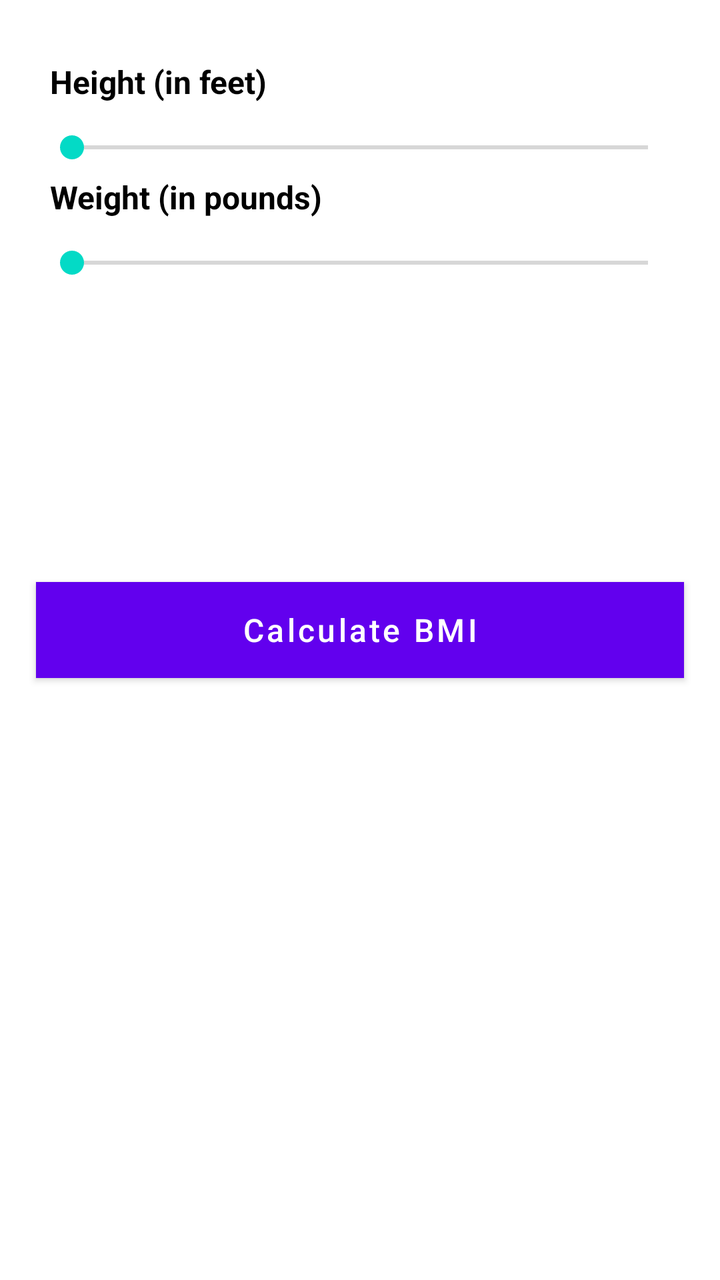
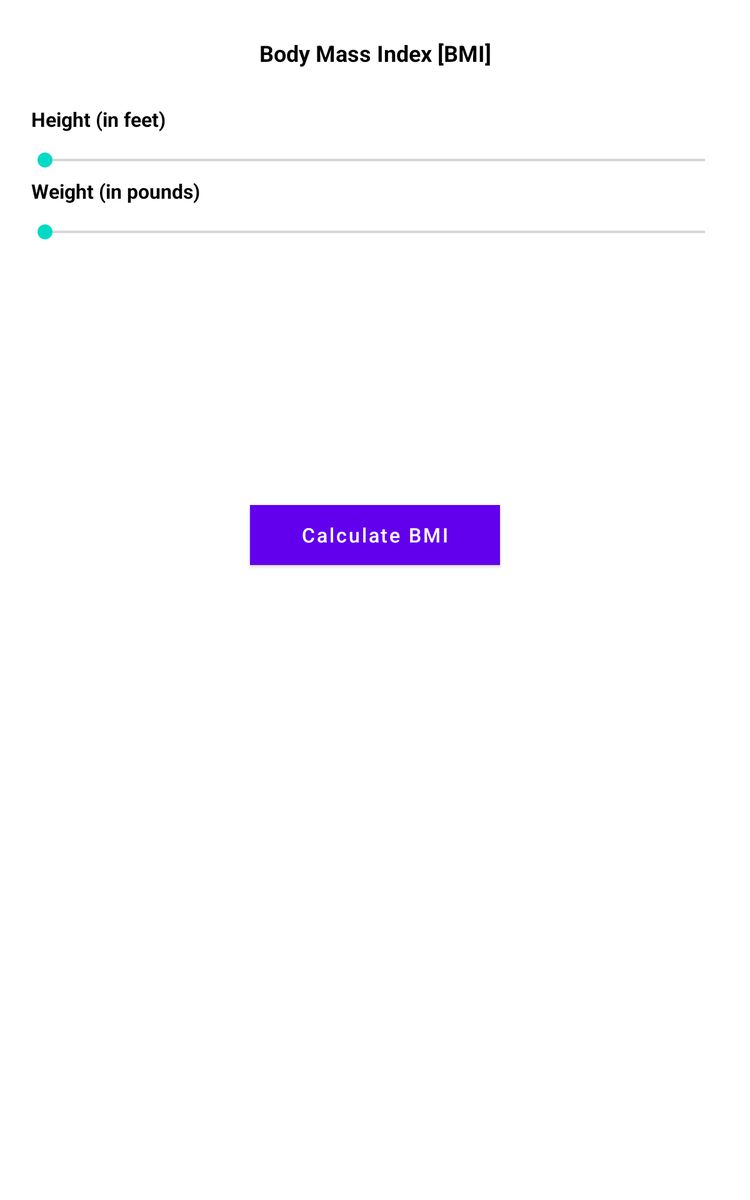

An Android layout and its configuration variant, each rendered on a device that would load it. The default file and the variant file are quoted in full after the pictures.
<!-- AndroidManifest.xml: fallback theme Theme.MaterialComponents.DayNight.NoActionBar -->
<!-- res/layout/activity_bmi.xml -->
<LinearLayout xmlns:android="http://schemas.android.com/apk/res/android"
    android:layout_width="match_parent"
    android:layout_height="match_parent"
    android:orientation="vertical">

    <RelativeLayout
        android:layout_width="match_parent"
        android:layout_height="@dimen/body_height"
        android:background="@color/white"
        android:orientation="vertical">

        <LinearLayout
            android:id="@+id/bmi_buttong_layout_holder"
            android:layout_width="fill_parent"
            android:layout_height="wrap_content"
            android:layout_gravity="center"
            android:layout_marginLeft="@dimen/marginSizeMedium"
            android:layout_marginRight="@dimen/marginSizeMedium"
            android:layout_marginTop="@dimen/marginSizeLarge"
            android:orientation="vertical">

            <LinearLayout
                android:layout_width="wrap_content"
                android:layout_height="wrap_content"
                android:layout_gravity="center_vertical"
                android:gravity="center_vertical"
                android:orientation="horizontal">
                
                <TextView
                    android:layout_width="match_parent"
                    android:layout_height="wrap_content"
                    android:layout_margin="@dimen/marginSizeMicroPlus"
                    android:text="@string/bmi_heighet_in_feets_txt"
                    android:textColor="@color/Black"
                    android:textSize="@dimen/textSizeMedium"
                    android:textStyle="bold" />

                <TextView
                    android:id="@+id/bmi_height_in_feets_tv"
                    android:layout_width="match_parent"
                    android:layout_height="wrap_content"
                    android:layout_margin="@dimen/marginSizeMicroPlus"
                    android:textColor="@color/Black"
                    android:textSize="@dimen/textSizeMedium"
                    android:textStyle="bold" />
            </LinearLayout>

            <SeekBar
                android:id="@+id/bmi_height_seekbar"
                android:layout_width="match_parent"
                android:layout_height="wrap_content"
                android:layout_alignParentLeft="true"
                android:layout_alignParentStart="true"
                android:layout_marginTop="@dimen/marginSizeMicroPlusPlus" />
            
            <LinearLayout
                android:layout_width="wrap_content"
                android:layout_height="wrap_content"
                android:orientation="horizontal">

                <TextView
                    android:layout_width="match_parent"
                    android:layout_height="wrap_content"
                    android:layout_margin="@dimen/marginSizeMicroPlus"
                    android:text="@string/bmi_weight_in_pounds_txt"
                    android:textColor="@color/Black"
                    android:textSize="@dimen/textSizeMedium"
                    android:textStyle="bold" />

                <TextView
                    android:id="@+id/bmi_weight_pounds_tv"
                    android:layout_width="match_parent"
                    android:layout_height="wrap_content"
                    android:layout_margin="@dimen/marginSizeMicroPlus"
                    android:textColor="@color/Black"
                    android:textSize="@dimen/textSizeMedium"
                    android:textStyle="bold" />
            </LinearLayout>

            <SeekBar
                android:id="@+id/bmi_weighet_seekbar"
                android:layout_width="match_parent"
                android:layout_height="wrap_content"
                android:layout_alignParentLeft="true"
                android:layout_alignParentStart="true"
                android:layout_marginTop="@dimen/marginSizeMicroPlusPlus" />
        </LinearLayout>

        <Button
            android:id="@+id/bmi_calcluate_bmi_btn"
            android:layout_width="fill_parent"
            android:layout_height="@dimen/md_button_height"
            android:layout_alignParentBottom="true"
            android:layout_centerHorizontal="true"
            android:layout_marginBottom="@dimen/stdGutterSizeMed"
            android:layout_marginLeft="@dimen/stdGutterSizeMed"
            android:layout_marginRight="@dimen/stdGutterSizeMed"
            android:background="@color/cornerstone_blue4"
            android:text="@string/bmi_cal_button_txt"
            android:textAllCaps="false"
            android:textColor="@color/white"
            android:textSize="@dimen/textSizeMedium" />
        
        <TextView
            android:id="@+id/bmi_result_tv"
            android:layout_width="wrap_content"
            android:layout_height="wrap_content"
            android:layout_below="@id/bmi_buttong_layout_holder"
            android:layout_centerHorizontal="true"
            android:layout_marginTop="@dimen/marginSizeSmall"
            android:gravity="center"
            android:textColor="@color/crs_primary_color"
            android:textSize="@dimen/textSizeXXLLarge"
            android:textStyle="bold" />

        <TextView
            android:id="@+id/bmi_result_text"
            android:layout_width="wrap_content"
            android:layout_height="wrap_content"
            android:layout_above="@id/bmi_calcluate_bmi_btn"
            android:layout_below="@id/bmi_result_tv"
            android:layout_centerHorizontal="true"
            android:textColor="@color/cornerstone_black"
            android:textSize="@dimen/textSizeLargePlus" />
    </RelativeLayout>
</LinearLayout>
<!-- resources referenced by this layout -->
<resources>
  <color name="Black">#000000</color>
  <color name="cornerstone_black">#343434</color>
  <color name="cornerstone_blue4">#016096</color>
  <color name="crs_primary_color">#3C6B97</color>
  <color name="white">#FFFFFF</color>
  <dimen name="body_height">357dp</dimen>
  <dimen name="marginSizeLarge">25dp</dimen>
  <dimen name="marginSizeMedium">20dp</dimen>
  <dimen name="marginSizeMicroPlus">5dp</dimen>
  <dimen name="marginSizeMicroPlusPlus">8dp</dimen>
  <dimen name="marginSizeSmall">10dp</dimen>
  <dimen name="md_button_height">48dp</dimen>
  <dimen name="stdGutterSizeMed">18dp</dimen>
  <dimen name="textSizeLargePlus">19sp</dimen>
  <dimen name="textSizeMedium">16sp</dimen>
  <dimen name="textSizeXXLLarge">32sp</dimen>
  <string name="bmi_cal_button_txt">Calculate BMI</string>
  <string name="bmi_heighet_in_feets_txt">Height (in feet)  </string>
  <string name="bmi_weight_in_pounds_txt">Weight (in pounds)  </string>
</resources>
<!-- res/layout-sw600dp/activity_bmi.xml (the repository's variant of the layout above) -->
<!-- drawn on a 7-inch tablet held upright -->
<LinearLayout xmlns:android="http://schemas.android.com/apk/res/android"
    android:layout_width="match_parent"
    android:layout_height="match_parent"
    android:orientation="vertical">

    <RelativeLayout
        android:layout_width="match_parent"
        android:layout_height="@dimen/body_height"
        android:background="@color/white"
        android:orientation="vertical">

        <LinearLayout
            android:id="@+id/bmi_buttong_layout_holder"
            android:layout_width="fill_parent"
            android:layout_height="wrap_content"
            android:layout_gravity="center"
            android:layout_marginLeft="@dimen/marginSizeMedium"
            android:layout_marginRight="@dimen/marginSizeMedium"
            android:layout_marginTop="@dimen/marginSizeLarge"
            android:orientation="vertical">

            <TextView
                android:layout_width="match_parent"
                android:layout_height="wrap_content"
                android:layout_margin="@dimen/marginSizeMicroPlus"
                android:text="Body Mass Index [BMI]"
                android:gravity="center"
                android:textColor="@color/Black"
                android:textSize="@dimen/textSizeLarge"
                android:layout_marginBottom="@dimen/textSizeLarge"
                android:textStyle="bold" />

            <LinearLayout
                android:layout_width="wrap_content"
                android:layout_height="wrap_content"
                android:layout_gravity="center_vertical"
                android:gravity="center_vertical"
                android:layout_marginTop="@dimen/marginSizeMedium"
                android:orientation="horizontal">
                
                <TextView
                    android:layout_width="match_parent"
                    android:layout_height="wrap_content"
                    android:layout_margin="@dimen/marginSizeMicroPlus"
                    android:text="@string/bmi_heighet_in_feets_txt"
                    android:textColor="@color/Black"
                    android:textSize="@dimen/textSizeMedium"
                    android:textStyle="bold" />

                <TextView
                    android:id="@+id/bmi_height_in_feets_tv"
                    android:layout_width="match_parent"
                    android:layout_height="wrap_content"
                    android:layout_margin="@dimen/marginSizeMicroPlus"
                    android:textColor="@color/Black"
                    android:textSize="@dimen/textSizeMedium"
                    android:textStyle="bold" />
            </LinearLayout>

            <SeekBar
                android:id="@+id/bmi_height_seekbar"
                android:layout_width="match_parent"
                android:layout_height="wrap_content"
                android:layout_alignParentLeft="true"
                android:layout_alignParentStart="true"
                android:layout_marginTop="@dimen/marginSizeMicroPlusPlus" />
            
            <LinearLayout
                android:layout_width="wrap_content"
                android:layout_height="wrap_content"
                android:orientation="horizontal">

                <TextView
                    android:layout_width="match_parent"
                    android:layout_height="wrap_content"
                    android:layout_margin="@dimen/marginSizeMicroPlus"
                    android:text="@string/bmi_weight_in_pounds_txt"
                    android:textColor="@color/Black"
                    android:textSize="@dimen/textSizeMedium"
                    android:textStyle="bold" />

                <TextView
                    android:id="@+id/bmi_weight_pounds_tv"
                    android:layout_width="match_parent"
                    android:layout_height="wrap_content"
                    android:layout_margin="@dimen/marginSizeMicroPlus"
                    android:textColor="@color/Black"
                    android:textSize="@dimen/textSizeMedium"
                    android:textStyle="bold" />
            </LinearLayout>

            <SeekBar
                android:id="@+id/bmi_weighet_seekbar"
                android:layout_width="match_parent"
                android:layout_height="wrap_content"
                android:layout_alignParentLeft="true"
                android:layout_alignParentStart="true"
                android:layout_marginTop="@dimen/marginSizeMicroPlusPlus" />
        </LinearLayout>

        <Button
            android:id="@+id/bmi_calcluate_bmi_btn"
            android:layout_width="@dimen/cornerstone_calculate_submit_buttons"
            android:layout_height="@dimen/md_button_height"
            android:layout_alignParentBottom="true"
            android:layout_centerHorizontal="true"
            android:layout_marginBottom="@dimen/stdGutterSizeMed"
            android:layout_marginLeft="@dimen/stdGutterSizeMed"
            android:layout_marginRight="@dimen/stdGutterSizeMed"
            android:background="@color/cornerstone_blue4"
            android:text="@string/bmi_cal_button_txt"
            android:textAllCaps="false"
            android:textColor="@color/white"
            android:textSize="@dimen/textSizeMedium" />
        
        <TextView
            android:id="@+id/bmi_result_tv"
            android:layout_width="wrap_content"
            android:layout_height="wrap_content"
            android:layout_below="@id/bmi_buttong_layout_holder"
            android:layout_centerHorizontal="true"
            android:layout_marginTop="@dimen/marginSizeExtraLarge"
            android:gravity="center"
            android:textColor="@color/crs_primary_color"
            android:textSize="@dimen/textSizeXXLLarge"
            android:textStyle="bold" />

        <TextView
            android:id="@+id/bmi_result_text"
            android:layout_width="wrap_content"
            android:layout_height="wrap_content"
            android:layout_above="@id/bmi_calcluate_bmi_btn"
            android:layout_below="@id/bmi_result_tv"
            android:layout_centerHorizontal="true"
            android:textColor="@color/cornerstone_black"
            android:textSize="@dimen/textSizeLargePlus" />
    </RelativeLayout>
</LinearLayout>
<!-- resources referenced by the variant -->
<!-- as a 7-inch tablet held upright resolves them -->
<resources>
  <color name="Black">#000000</color>
  <color name="cornerstone_black">#343434</color>
  <color name="cornerstone_blue4">#016096</color>
  <color name="crs_primary_color">#3C6B97</color>
  <color name="white">#FFFFFF</color>
  <!-- from res/values-sw600dp/ -->
  <dimen name="body_height">470dp</dimen>
  <!-- from res/values-sw600dp/ -->
  <dimen name="cornerstone_calculate_submit_buttons">200dp</dimen>
  <dimen name="marginSizeExtraLarge">40dp</dimen>
  <dimen name="marginSizeLarge">25dp</dimen>
  <dimen name="marginSizeMedium">20dp</dimen>
  <dimen name="marginSizeMicroPlus">5dp</dimen>
  <dimen name="marginSizeMicroPlusPlus">8dp</dimen>
  <dimen name="md_button_height">48dp</dimen>
  <dimen name="stdGutterSizeMed">18dp</dimen>
  <dimen name="textSizeLarge">18sp</dimen>
  <dimen name="textSizeLargePlus">19sp</dimen>
  <dimen name="textSizeMedium">16sp</dimen>
  <dimen name="textSizeXXLLarge">32sp</dimen>
  <string name="bmi_cal_button_txt">Calculate BMI</string>
  <string name="bmi_heighet_in_feets_txt">Height (in feet)  </string>
  <string name="bmi_weight_in_pounds_txt">Weight (in pounds)  </string>
</resources>
